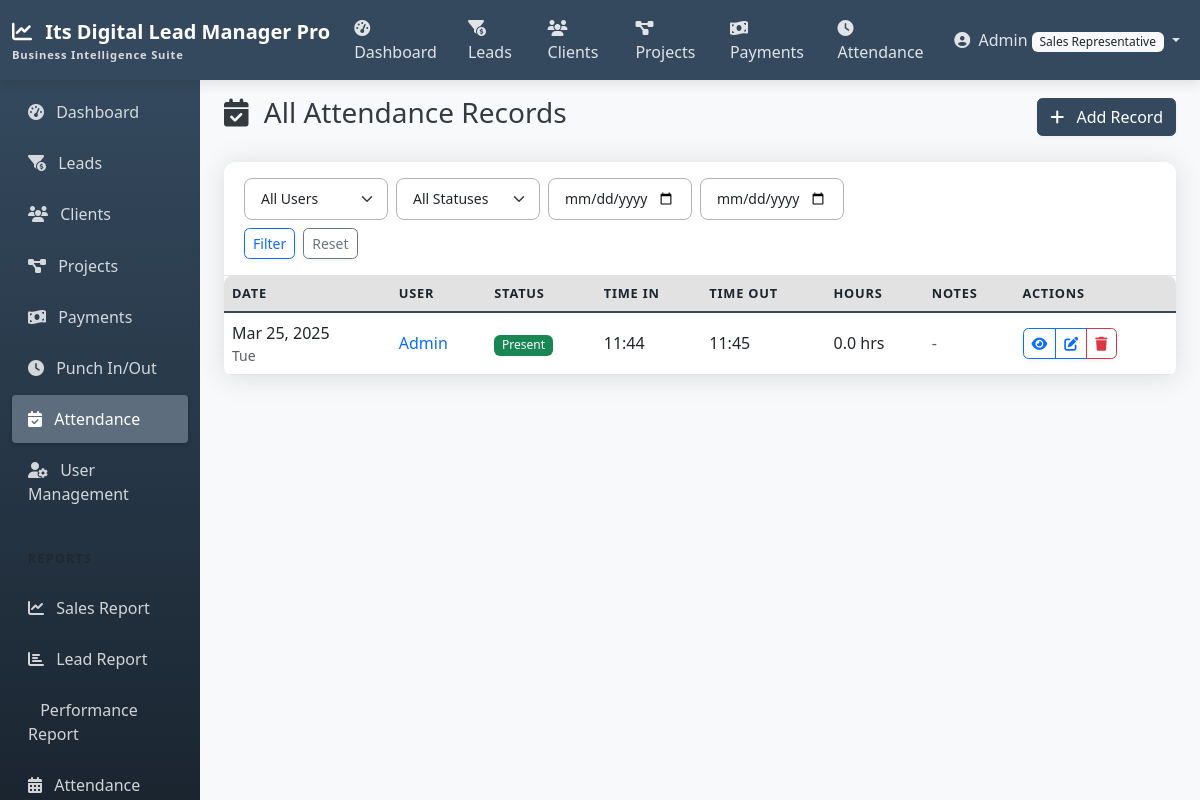
/attendance/ (signed in), run on the app's committed database.
### accounts/models.py (models this page shows, shortened)
class CustomUser(AbstractUser):
    ROLE_CHOICES = (
        ('admin', 'Admin'),
        ('manager', 'Manager'),
        ('team_leader', 'Team Leader'),
        ('sales_rep', 'Sales Representative'),
    )
    role = models.CharField(max_length=20, choices=ROLE_CHOICES, default='sales_rep')

### attendance/models.py (models this page shows, shortened)
class Attendance(models.Model):
    STATUS_CHOICES = (
        ('present', 'Present'),
        ('absent', 'Absent'),
        ('half_day', 'Half Day'),
        ('leave', 'Leave'),
        ('holiday', 'Holiday'),
    )
    user = models.ForeignKey(CustomUser, on_delete=models.CASCADE, related_name='attendances')
    date = models.DateField(default=date.today)
    time_in = models.TimeField(null=True, blank=True)
    time_out = models.TimeField(null=True, blank=True)
    status = models.CharField(max_length=10, choices=STATUS_CHOICES, default='present')
    notes = models.TextField(blank=True, null=True)
    created_at = models.DateTimeField(auto_now_add=True)
    updated_at = models.DateTimeField(auto_now=True)
    class Meta:
        ordering = ['-date', '-time_in']
        unique_together = ('user', 'date')
    @property
    def total_hours(self):
        if self.time_in and self.time_out:
            datetime_in = datetime.combine(self.date, self.time_in)
            datetime_out = datetime.combine(self.date, self.time_out)
            if datetime_out < datetime_in:
                datetime_out = datetime.combine(self.date + timedelta(days=1), self.time_out)
            difference = datetime_out - datetime_in
            hours = difference.total_seconds() / 3600
            return round(hours, 2)
        return 0

### attendance/views.py (the view)
# urls.py: path('', views.AttendanceListView.as_view(), name='attendance_list'),
class AttendanceListView(LoginRequiredMixin, AdminOrManagerRequiredMixin, ListView):
    model = Attendance
    template_name = 'attendance/attendance_list.html'
    context_object_name = 'attendances'
    paginate_by = 10
    def get_queryset(self):
        queryset = Attendance.objects.all()
        user_filter = self.request.GET.get('user', '')
        status_filter = self.request.GET.get('status', '')
        start_date = self.request.GET.get('start_date', '')
        end_date = self.request.GET.get('end_date', '')
        if user_filter:
            queryset = queryset.filter(user__id=user_filter)
        if status_filter:
            queryset = queryset.filter(status=status_filter)
        if start_date:
            queryset = queryset.filter(date__gte=start_date)
        if end_date:
            queryset = queryset.filter(date__lte=end_date)
        return queryset
    def get_context_data(self, **kwargs):
        context = super().get_context_data(**kwargs)
        context['users'] = CustomUser.objects.all()
        context['status_choices'] = dict(Attendance.STATUS_CHOICES)
        context['user_filter'] = self.request.GET.get('user', '')
        context['status_filter'] = self.request.GET.get('status', '')
        context['start_date'] = self.request.GET.get('start_date', '')
        context['end_date'] = self.request.GET.get('end_date', '')
        return context

### attendance/views.py (called while the page is built)
    def test_func(self):
        return self.request.user.is_authenticated and (
            self.request.user.is_superuser or
            self.request.user.role in ['admin', 'manager']
        )

### templates/attendance/attendance_list.html (shortened to what this page needs)
{% extends 'base.html' %}
{% block content %}
<div class="d-flex justify-content-between align-items-center mb-4">
    <h1 class="h3">
        <i class="fas fa-calendar-check me-2"></i>
        {% if is_my_attendance %}
            My Attendance
        {% elif selected_user %}
            Attendance for {{ selected_user.get_full_name|default:selected_user.username }}
        {% else %}
            All Attendance Records
        {% endif %}
    </h1>
    <div>
        {% if user.is_superuser or user.role in 'admin,manager' %}
        <a href="{% url 'attendance_add' %}" class="btn btn-primary">
            <i class="fas fa-plus me-2"></i> Add Record
        </a>
        {% endif %}
    </div>
</div>
<div class="card shadow">
    <div class="card-header bg-white">
        <div class="row align-items-center">
            <div class="col-md-8">
                <form action="" method="get" class="row g-2">
                    {% if not is_my_attendance and not selected_user %}
                    <div class="col-md-3">
                        <select name="user" class="form-select form-select-sm">
                            <option value="">All Users</option>
                        </select>
                    </div>
                    {% endif %}
                    <div class="col-md-3">
                        <select name="status" class="form-select form-select-sm">
                            <option value="">All Statuses</option>
                        </select>
                    </div>
                    <div class="col-md-3">
                        <input type="date" name="start_date" class="form-control form-control-sm" placeholder="Start Date" value="{{ start_date }}">
                    </div>
                    <div class="col-md-3">
                        <input type="date" name="end_date" class="form-control form-control-sm" placeholder="End Date" value="{{ end_date }}">
                    </div>
                    <div class="col-auto">
                        <button type="submit" class="btn btn-sm btn-outline-primary">Filter</button>
                    </div>
                    <div class="col-auto">
                        <a href="{% if is_my_attendance %}{% url 'my_attendance' %}{% elif selected_user %}{% url 'user_attendance' selected_user.id %}{% else %}{% url 'attendance_list' %}{% endif %}" class="btn btn-sm btn-outline-secondary">Reset</a>
                    </div>
                </form>
            </div>
        </div>
    </div>
    <div class="table-responsive">
        <table class="table table-hover align-middle mb-0">
            <thead class="table-light">
                <tr>
                    <th scope="col">Date</th>
                    {% if not is_my_attendance and not selected_user %}
                    <th scope="col">User</th>
                    {% endif %}
                    <th scope="col">Status</th>
                    <th scope="col">Time In</th>
                    <th scope="col">Time Out</th>
                    <th scope="col">Hours</th>
                    <th scope="col">Notes</th>
                    <th scope="col">Actions</th>
                </tr>
            </thead>
            <tbody>
                {% for attendance in attendances %}
                <tr>
                    <td>{{ attendance.date|date:"M d, Y" }} <small class="text-muted d-block">{{ attendance.date|date:"D" }}</small></td>
                    {% if not is_my_attendance and not selected_user %}
                    <td>
                        <a href="{% url 'user_attendance' attendance.user.id %}" class="text-decoration-none">
                            {{ attendance.user.get_full_name|default:attendance.user.username }}
                        </a>
                    </td>
                    {% endif %}
                    <td>
                        <span class="badge
                            {% if attendance.status == 'present' %}bg-success
                            {% elif attendance.status == 'absent' %}bg-danger
                            {% elif attendance.status == 'half_day' %}bg-warning text-dark
                            {% elif attendance.status == 'leave' %}bg-info
                            {% else %}bg-secondary
                            {% endif %}">
                            {{ attendance.get_status_display }}
                        </span>
                    </td>
                    <td>
                        {% if attendance.time_in %}
                        {{ attendance.time_in|time:"H:i" }}
                        {% else %}
                        <span class="text-muted">-</span>
                        {% endif %}
                    </td>
                    <td>
                        {% if attendance.time_out %}
                        {{ attendance.time_out|time:"H:i" }}
                        {% else %}
                        <span class="text-muted">-</span>
                        {% endif %}
                    </td>
                    <td>
                        {% if attendance.time_in and attendance.time_out %}
                        {{ attendance.total_hours }} hrs
                        {% else %}
                        <span class="text-muted">-</span>
                        {% endif %}
                    </td>
                    <td>
                        {% if attendance.notes %}
                        <span class="text-truncate d-inline-block" style="max-width: 150px;" title="{{ attendance.notes }}">
                            {{ attendance.notes }}
                        </span>
                        {% else %}
                        <span class="text-muted">-</span>
                        {% endif %}
                    </td>
                    <td>
                        <div class="btn-group btn-group-sm">
                            <a href="{% url 'attendance_detail' attendance.id %}" class="btn btn-outline-primary" title="View">
                                <i class="fas fa-eye"></i>
                            </a>
                            {% if user.is_superuser or user.role in 'admin,manager' %}
                            <a href="{% url 'attendance_edit' attendance.id %}" class="btn btn-outline-primary" title="Edit">
                                <i class="fas fa-edit"></i>
                            </a>
                            <a href="{% url 'attendance_delete' attendance.id %}" class="btn btn-outline-danger" title="Delete">
                                <i class="fas fa-trash"></i>
                            </a>
                            {% endif %}
                        </div>
                    </td>
                </tr>
                {% endfor %}
            </tbody>
        </table>
    </div>
</div>
{% endblock %}

### templates/navbar.html (shortened to what this page needs)
<nav class="navbar navbar-expand-md navbar-dark sticky-top">
    <div class="container-fluid">
        <a class="navbar-brand" href="{% url 'home' %}">
            <i class="fas fa-chart-line me-2"></i>
            Its Digital Lead Manager Pro
            <span class="navbar-brand-subtitle">Business Intelligence Suite</span>
        </a>
        <div class="collapse navbar-collapse" id="navbarNav">
            <ul class="navbar-nav me-auto">
                {% if user.is_authenticated %}
                <li class="nav-item">
                    <a class="nav-link {% if request.path == '/reports/dashboard/' %}active{% endif %}" href="{% url 'dashboard' %}">
                        <i class="fas fa-tachometer-alt me-1"></i> Dashboard
                    </a>
                </li>
                <li class="nav-item">
                    <a class="nav-link {% if '/leads/' in request.path %}active{% endif %}" href="{% url 'lead_list' %}">
                        <i class="fas fa-funnel-dollar me-1"></i> Leads
                    </a>
                </li>
                <li class="nav-item">
                    <a class="nav-link {% if '/clients/' in request.path %}active{% endif %}" href="{% url 'client_list' %}">
                        <i class="fas fa-users me-1"></i> Clients
                    </a>
                </li>
                <li class="nav-item d-none d-lg-block">
                    <a class="nav-link {% if '/projects/' in request.path %}active{% endif %}" href="{% url 'project_list' %}">
                        <i class="fas fa-project-diagram me-1"></i> Projects
                    </a>
                </li>
                <li class="nav-item d-none d-lg-block">
                    <a class="nav-link {% if '/payments/' in request.path %}active{% endif %}" href="{% url 'payment_list' %}">
                        <i class="fas fa-money-bill-wave me-1"></i> Payments
                    </a>
                </li>
                <li class="nav-item d-none d-lg-block">
                    <a class="nav-link {% if '/attendance/punch/' in request.path %}active{% endif %}" href="{% url 'punch' %}">
                        <i class="fas fa-clock me-1"></i> Attendance
                    </a>
                </li>
                {% endif %}
            </ul>
            <ul class="navbar-nav">
                {% if user.is_authenticated %}
                <li class="nav-item dropdown">
                    <a class="nav-link dropdown-toggle" href="#" id="navbarDropdown" role="button" data-bs-toggle="dropdown" aria-expanded="false">
                        <i class="fas fa-user-circle me-1"></i>
                        {% if user.first_name %}{{ user.first_name }}{% else %}{{ user.username }}{% endif %}
                        <span class="badge bg-light text-dark">{{ user.get_role_display }}</span>
                    </a>
                </li>
                {% endif %}
            </ul>
        </div>
    </div>
</nav>

### static/css/custom.css (style rules this page uses)
:root { --primary-color: #34495e; --primary-light: #5d6d7e; --primary-dark: #1a2530; --secondary-color: #e2e2e2; --secondary-dark: #b1b1b1; --accent-color: #f39c12; --bg-color: #f8f9fa; --text-color: #343a40; --text-light: #f8f9fa; --success-color: #2ecc71; --info-color: #3498db; --warning-color: #f39c12; --danger-color: #e74c3c; }
body { background-color: var(--bg-color); color: var(--text-color); }
.navbar { background-color: var(--primary-color) !important; box-shadow: 0 4px 12px rgba(0, 0, 0, 0.1); }
.navbar-brand { font-weight: 700; font-size: 1.25rem; color: white !important; }
.navbar-brand-subtitle { font-size: 0.7rem; opacity: 0.8; display: block; letter-spacing: 0.05rem; }
.navbar .nav-link { color: rgba(255, 255, 255, 0.85) !important; font-weight: 500; }
.card { border: none; box-shadow: 0 0.15rem 1.75rem 0 rgba(58, 59, 69, 0.15) !important; border-radius: 0.75rem; margin-bottom: 1.5rem; transition: transform 0.2s ease, box-shadow 0.2s ease; }
.card-header { padding: 1rem 1.25rem; border-bottom: 1px solid var(--secondary-color); background-color: white; border-top-left-radius: 0.75rem !important; border-top-right-radius: 0.75rem !important; font-weight: 600; }
.form-control, .form-select { border-radius: 0.5rem; padding: 0.6rem 1rem; border-color: var(--secondary-dark); }
.badge { font-weight: 500; padding: 0.35em 0.65em; }
.table { border-collapse: separate; border-spacing: 0; border-radius: 0.5rem; overflow: hidden; }
.table thead th { background-color: var(--secondary-color); border-bottom: 2px solid var(--primary-color); color: var(--primary-dark); font-weight: 600; text-transform: uppercase; font-size: 0.8rem; letter-spacing: 0.05rem; }
.table tbody tr { transition: all 0.2s ease; }
.btn { border-radius: 0.35rem; font-weight: 500; box-shadow: 0 2px 4px rgba(0, 0, 0, 0.05); transition: all 0.2s ease; }
.btn-primary { background-color: var(--primary-color); border-color: var(--primary-color); }

### data on the page
CustomUser: username "Admin", role "Sales Representative"
Attendance: date "Mar 25, 2025", date "Tue", user.get_full_name "Admin", status "Present", time_in "11:44", time_out "11:45", total_hours "0.0"
